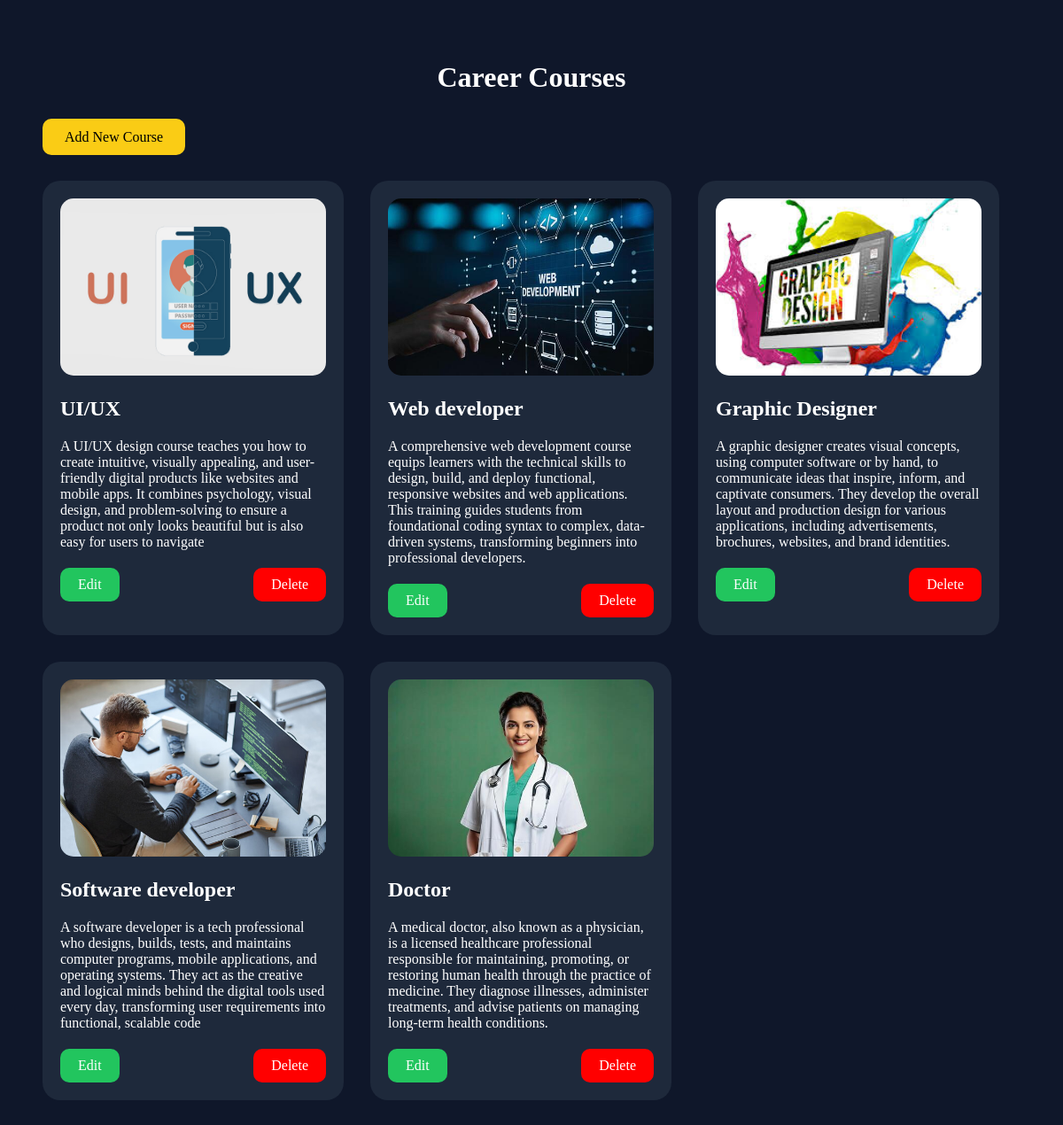
Page /courses/ on the committed database.
### student/models.py (models this page shows, shortened)
class Course(models.Model):
    title = models.CharField(max_length=100)
    description = models.TextField()
    image = models.ImageField(upload_to='course_images/')

### student/views.py (the view)
# urls.py: path('courses/', views.courses, name='courses'),
def courses(request):
    all_courses = Course.objects.all()
    return render(request, 'student/courses.html', {
        'courses': all_courses
    })

### student/templates/student/courses.html (shortened to what this page needs)
<!DOCTYPE html>
<html lang="en">
{% load static %}
<head>
    <link rel="stylesheet" href="{% static 'css/course.css' %}">
</head>
<body>
<div class="container">
    <h1>Career Courses</h1>
    <a href="/add-course/" class="add-btn">
        Add New Course
    </a>
    <div class="course-container">
        {% for course in courses %}
        <div class="course-card">
            <img src="{{ course.image.url }}" alt="Course Image">
            <h2>{{ course.title }}</h2>
            <p>{{ course.description }}</p>
            <div class="buttons">
                <a href="/edit-course/{{ course.id }}/" class="edit-btn">
                    Edit
                </a>
                <a href="/delete-course/{{ course.id }}/" class="delete-btn">
                    Delete
                </a>
            </div>
        </div>
        {% endfor %}
    </div>
</div>
</body>
</html>

### student/static/css/course.css (style rules this page uses)
body { background:#0f172a; font-family:Poppins; color:white; padding:40px; }
.container h1 { text-align:center; margin-bottom:40px; }
.add-btn { background:#facc15; color:black; padding:12px 25px; text-decoration:none; border-radius:10px; }
.course-container { display:flex; gap:30px; flex-wrap:wrap; margin-top:40px; }
.course-card { width:300px; background:#1e293b; border-radius:20px; overflow:hidden; padding:20px; }
.course-card img { width:100%; height:200px; object-fit:cover; border-radius:15px; }
.buttons { display:flex; justify-content:space-between; margin-top:20px; }
.edit-btn { background:#22c55e; padding:10px 20px; border-radius:10px; color:white; text-decoration:none; }
.delete-btn { background:red; padding:10px 20px; border-radius:10px; color:white; text-decoration:none; }

### rows in the picture
Course: image (picture), title "UI/UX", description "A UI/UX design course teaches you how to create intuitive, visually appealing, and user-friendly digital products like websites and mobile apps. It combines psychology, visual design, and problem-solving to ensure a product not only looks beautiful but is also easy for users to navigate"
Course: image (picture), title "Web developer", description "A comprehensive web development course equips learners with the technical skills to design, build, and deploy functional, responsive websites and web applications. This training guides students from foundational coding syntax to complex, data-driven systems, transforming beginners into professional developers."
Course: image (picture), title "Graphic Designer", description "A graphic designer creates visual concepts, using computer software or by hand, to communicate ideas that inspire, inform, and captivate consumers. They develop the overall layout and production design for various applications, including advertisements, brochures, websites, and brand identities."
Course: image (picture), title "Software developer", description "A software developer is a tech professional who designs, builds, tests, and maintains computer programs, mobile applications, and operating systems. They act as the creative and logical minds behind the digital tools used every day, transforming user requirements into functional, scalable code"
Course: image (picture), title "Doctor", description "A medical doctor, also known as a physician, is a licensed healthcare professional responsible for maintaining, promoting, or restoring human health through the practice of medicine. They diagnose illnesses, administer treatments, and advise patients on managing long-term health conditions."
